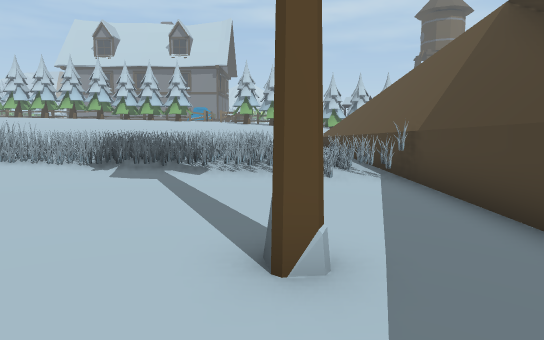
view 1 (above)

16 first-person views from a walk through a scene from a Unity 3-D project. The camera is 1.2 m above the floor, tilts 6° down and sees 70° across. The floor is counted in squares, 1 m on a side. Each view is taken from the middle of a square. On the plan, view 1 faces up. The plan holds only what a view shows up to about 15 squares ahead; the rest is blank. The place goes on beyond the plan. The player is left out.

view 2
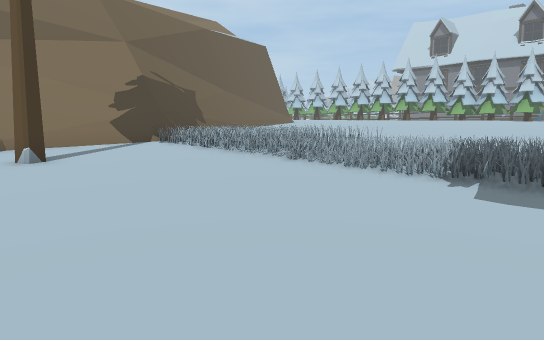

view 3
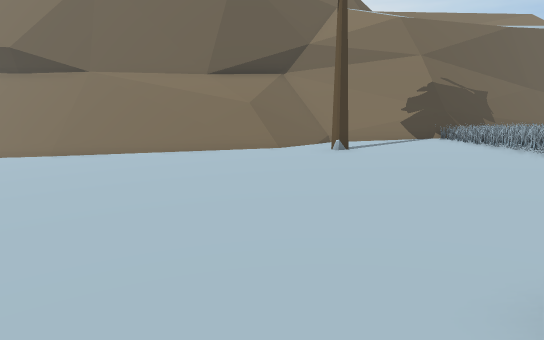

view 4
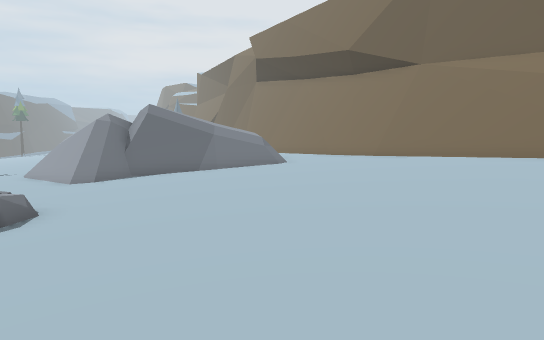

view 5
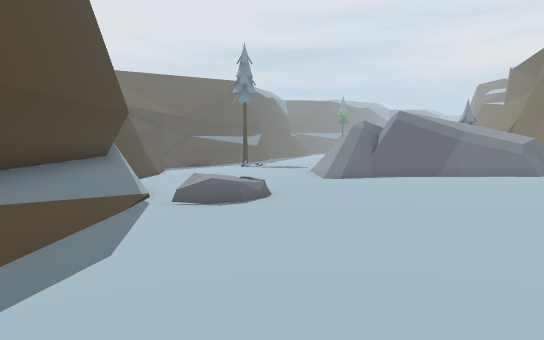

view 6
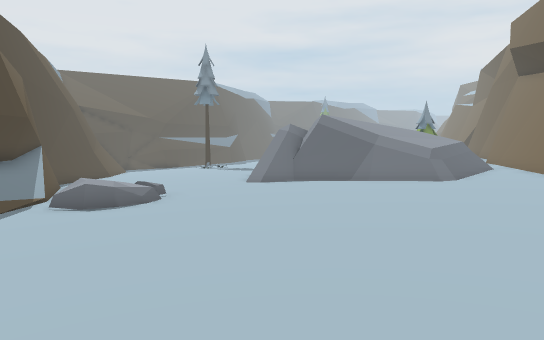

view 7
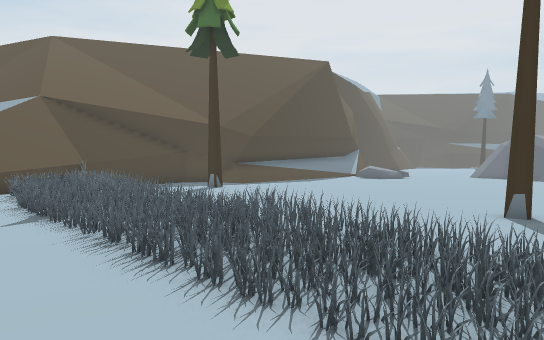

view 8
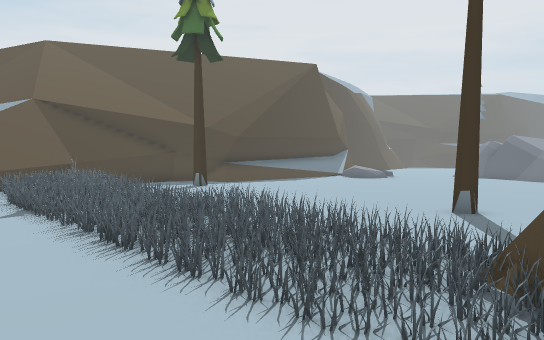

view 9
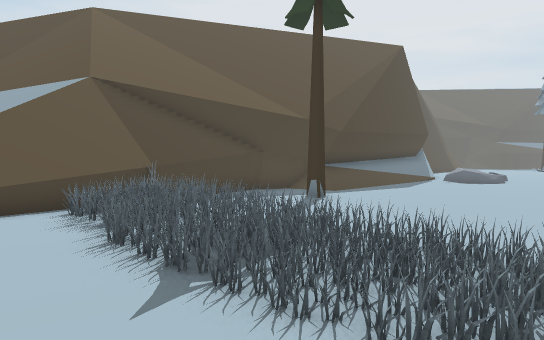

view 10
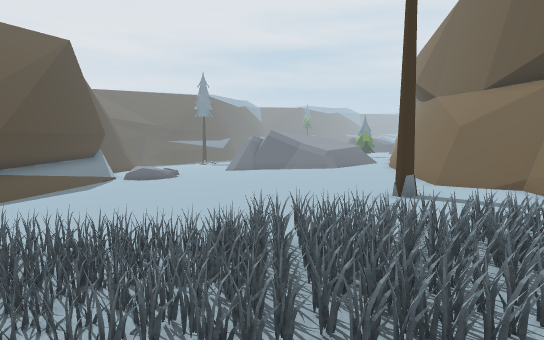

view 11
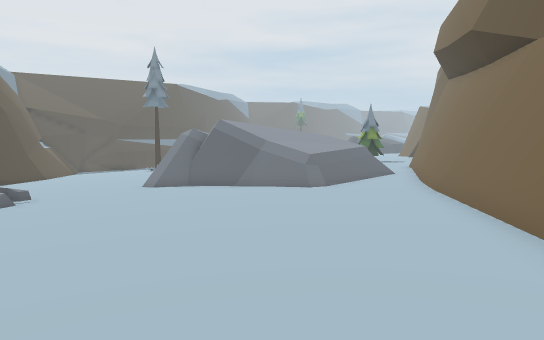

view 12
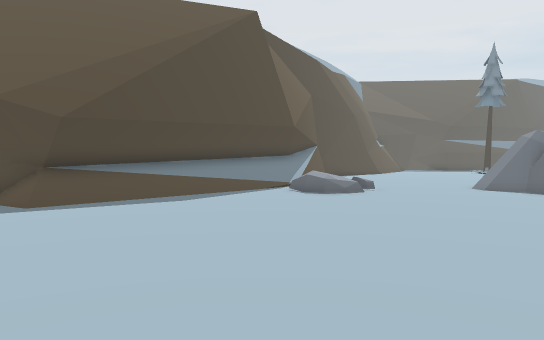

view 13
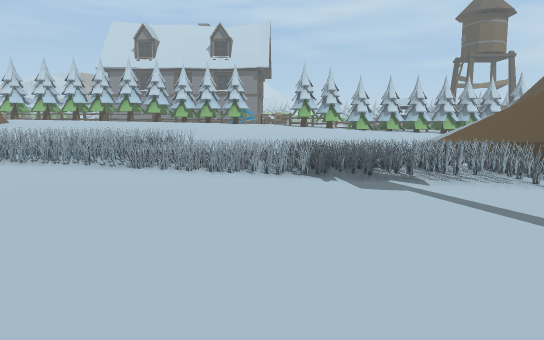

view 14
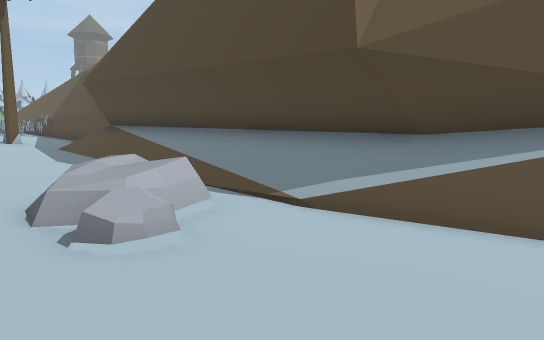

view 15
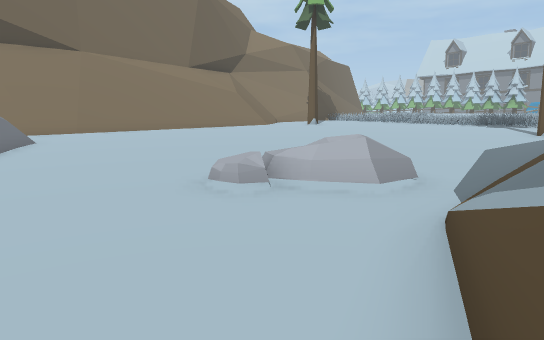

view 16
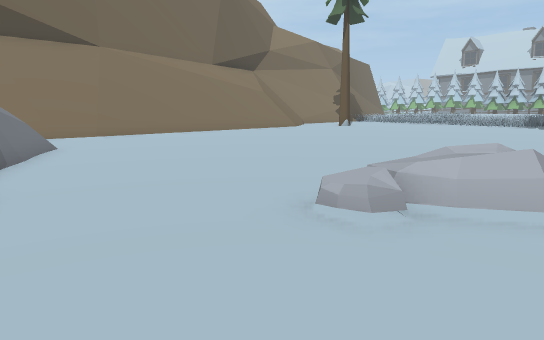

### Floor plan
Key: @ floor where view 1 was taken; # wall or solid block; . main floor; : floor 0.25 m higher than the main floor; - floor 0.25 m lower than the main floor; + floor 0.5 m higher than the main floor; _ floor 0.5 m lower than the main floor; * floor 0.75 m higher than the main floor; < floor 0.75 m lower than the main floor; ( floor 1 m lower than the main floor; ! floor 1.25 m lower than the main floor; % floor 6.25 m higher than the main floor; / step, stairs or slope; = window, fence, low wall or low ledge; ^ raised ledge; v drop or lower ground; R rock; O other object.
Columns run from 13 left of view 1 to 9 right of it. Each row starts with its distance up from view 1.
 12 ****+++:::     v/
 11   *+++::::::...=#
 10 OOOOOOOOOOOOOO.=#///
  9 #OOOOOOOOOOOOOOO#//////
  8 #OOOOOOOOOOOOOOO#v/////
  7 # OOOOOOOOOOOOOO#v/////
  6 #=::::........--#v////%
  5 #::::........---#/////
  4 #:::........---_v////
  3 #:.#.......--#__////
  2 ^=........---___///
  1 ^#.......---___///
  0 ##......---__@/#///
 -1 #=....----_____#///
 -2 #=...---______<#///
 -3 #...---______<<v///
 -4 #..---______<<<# //
 -5 #.---_____<<<<(# /
 -6 #---_____<<<<((=v/
 -7 =--_____<<<(RR(=v
 -8 =-_____<<<(RRR(=v
 -9 ______<<<(((R((=#
-10 ___=_<<<(((((((##
-11 __==#=<((((((((!##
-12 _==*###(((((((!!##
-13 == ######=(((!!!!#v

Where each view was taken, in squares from view 1:
view 1: 0 up, 0 right, facing up
view 2: 1 up, 1 left, facing up-left
view 3: 1 up, 2 right, facing left
view 4: 0 up, 0 right, facing down-left
view 5: 2 up, 2 left, facing down
view 6: 2 up, 5 left, facing down
view 7: 12 up, 12 left, facing down-right
view 8: 12 up, 13 left, facing down-right
view 9: 12 up, 7 left, facing down-right
view 10: 12 up, 7 left, facing down
view 11: 2 up, 9 left, facing down
view 12: 3 up, 9 left, facing down-right
view 13: 0 up, 4 left, facing up
view 14: 13 down, 3 left, facing up-right
view 15: 13 down, 3 right, facing up-left
view 16: 13 down, 1 right, facing up-left
